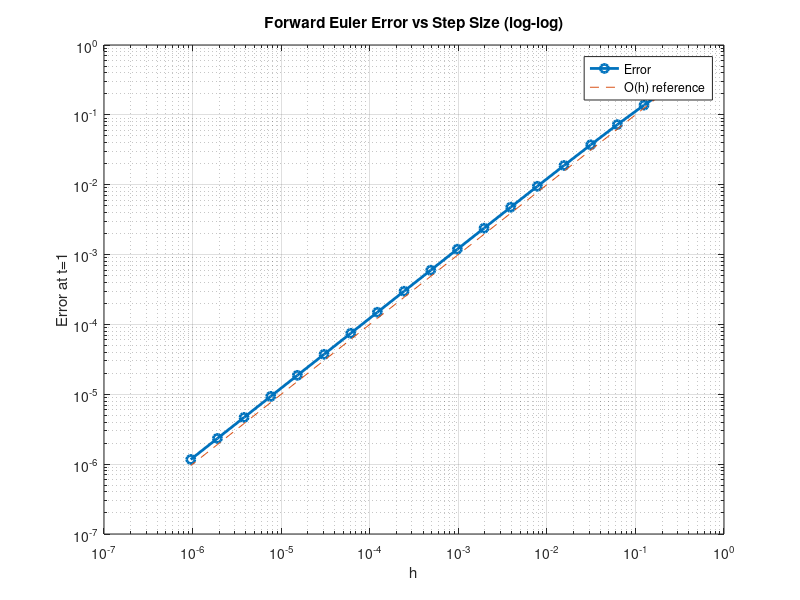

MATLAB code for this plot:
clear; clc;

f = @(t,y) sin(t) + y;
yexact = @(t) 0.5*(exp(t) - sin(t) - cos(t));

kmax = 20;                 % up to Nh = 2^20
Nh_vals = 2.^(1:kmax);     % Nh = 2,4,8,...,2^20

h_vals = 1 ./ Nh_vals;     % step sizes
errors = zeros(size(Nh_vals));

for k = 1:length(Nh_vals)
    Nh = Nh_vals(k);
    h = 1 / Nh;

    t = 0;
    y = 0;

    % Forward Euler loop
    for n = 1:Nh
        y = y + h*(sin(t) + y);
        t = t + h;
    end

    % compute error at t=1
    errors(k) = abs(y - yexact(1));
end

% log-log plot
loglog(h_vals, errors, 'o-','LineWidth',2);
grid on;
xlabel('h');
ylabel('Error at t=1');
title('Forward Euler Error vs Step Size (log-log)');

% optional: reference slope line ~ h
hold on;
loglog(h_vals, h_vals, '--'); % slope 1 reference
legend('Error','O(h) reference','Location','best');
